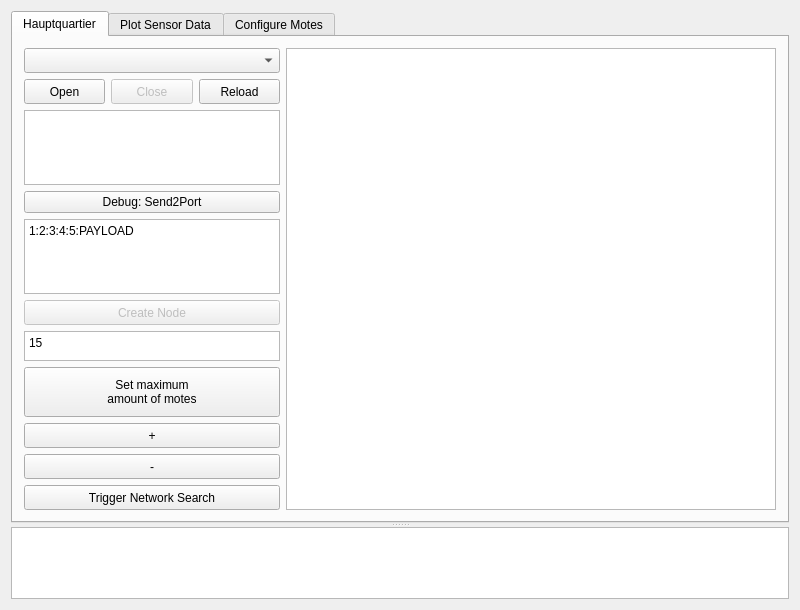
<?xml version="1.0" encoding="UTF-8"?>
<ui version="4.0">
 <class>MainWindow</class>
 <widget class="QMainWindow" name="MainWindow">
  <property name="geometry">
   <rect>
    <x>0</x>
    <y>0</y>
    <width>800</width>
    <height>610</height>
   </rect>
  </property>
  <property name="windowTitle">
   <string>Group6 WSN Lab Project</string>
  </property>
  <widget class="QWidget" name="centralWidget">
   <property name="sizePolicy">
    <sizepolicy hsizetype="Expanding" vsizetype="Preferred">
     <horstretch>0</horstretch>
     <verstretch>0</verstretch>
    </sizepolicy>
   </property>
   <layout class="QHBoxLayout" name="horizontalLayout">
    <item>
     <widget class="QSplitter" name="splitter">
      <property name="sizePolicy">
       <sizepolicy hsizetype="Preferred" vsizetype="Preferred">
        <horstretch>0</horstretch>
        <verstretch>0</verstretch>
       </sizepolicy>
      </property>
      <property name="orientation">
       <enum>Qt::Vertical</enum>
      </property>
      <widget class="QTabWidget" name="tabWidget">
       <property name="minimumSize">
        <size>
         <width>0</width>
         <height>0</height>
        </size>
       </property>
       <property name="maximumSize">
        <size>
         <width>100000</width>
         <height>100000</height>
        </size>
       </property>
       <property name="currentIndex">
        <number>0</number>
       </property>
       <widget class="QWidget" name="tab1">
        <attribute name="title">
         <string>Hauptquartier</string>
        </attribute>
        <layout class="QGridLayout" name="gridLayout_tab1">
         <item row="2" column="0" colspan="3">
          <widget class="QPlainTextEdit" name="plainTextEdit_Debug"/>
         </item>
         <item row="0" column="0" colspan="3">
          <widget class="QComboBox" name="comboBox_Interface">
           <property name="sizePolicy">
            <sizepolicy hsizetype="Preferred" vsizetype="Fixed">
             <horstretch>0</horstretch>
             <verstretch>0</verstretch>
            </sizepolicy>
           </property>
           <property name="minimumSize">
            <size>
             <width>200</width>
             <height>25</height>
            </size>
           </property>
           <property name="maximumSize">
            <size>
             <width>300</width>
             <height>25</height>
            </size>
           </property>
          </widget>
         </item>
         <item row="8" column="0" colspan="3">
          <widget class="QPushButton" name="pushButton_ZoomIn">
           <property name="sizePolicy">
            <sizepolicy hsizetype="Preferred" vsizetype="Fixed">
             <horstretch>0</horstretch>
             <verstretch>0</verstretch>
            </sizepolicy>
           </property>
           <property name="minimumSize">
            <size>
             <width>200</width>
             <height>25</height>
            </size>
           </property>
           <property name="maximumSize">
            <size>
             <width>300</width>
             <height>25</height>
            </size>
           </property>
           <property name="baseSize">
            <size>
             <width>0</width>
             <height>0</height>
            </size>
           </property>
           <property name="text">
            <string>+</string>
           </property>
          </widget>
         </item>
         <item row="6" column="0" colspan="3">
          <widget class="QPlainTextEdit" name="plainTextEdit_SetMax">
           <property name="sizePolicy">
            <sizepolicy hsizetype="Preferred" vsizetype="Fixed">
             <horstretch>0</horstretch>
             <verstretch>0</verstretch>
            </sizepolicy>
           </property>
           <property name="minimumSize">
            <size>
             <width>200</width>
             <height>30</height>
            </size>
           </property>
           <property name="maximumSize">
            <size>
             <width>300</width>
             <height>30</height>
            </size>
           </property>
           <property name="baseSize">
            <size>
             <width>0</width>
             <height>0</height>
            </size>
           </property>
           <property name="plainText">
            <string>15</string>
           </property>
          </widget>
         </item>
         <item row="1" column="0">
          <widget class="QPushButton" name="pushButton_Open">
           <property name="sizePolicy">
            <sizepolicy hsizetype="Preferred" vsizetype="Fixed">
             <horstretch>0</horstretch>
             <verstretch>0</verstretch>
            </sizepolicy>
           </property>
           <property name="minimumSize">
            <size>
             <width>0</width>
             <height>25</height>
            </size>
           </property>
           <property name="maximumSize">
            <size>
             <width>300</width>
             <height>25</height>
            </size>
           </property>
           <property name="text">
            <string>Open</string>
           </property>
          </widget>
         </item>
         <item row="0" column="3" rowspan="11">
          <widget class="QGraphicsView" name="graphicsView_Networkgraph">
           <property name="minimumSize">
            <size>
             <width>200</width>
             <height>0</height>
            </size>
           </property>
           <property name="maximumSize">
            <size>
             <width>4201337</width>
             <height>4201337</height>
            </size>
           </property>
           <property name="toolTip">
            <string> Network Tree Visualization. Press button below to init.</string>
           </property>
           <property name="toolTipDuration">
            <number>3</number>
           </property>
           <property name="lineWidth">
            <number>1</number>
           </property>
          </widget>
         </item>
         <item row="5" column="0" colspan="3">
          <widget class="QPushButton" name="pushButton_CreateRoute">
           <property name="enabled">
            <bool>false</bool>
           </property>
           <property name="sizePolicy">
            <sizepolicy hsizetype="Preferred" vsizetype="Fixed">
             <horstretch>0</horstretch>
             <verstretch>0</verstretch>
            </sizepolicy>
           </property>
           <property name="minimumSize">
            <size>
             <width>200</width>
             <height>25</height>
            </size>
           </property>
           <property name="maximumSize">
            <size>
             <width>300</width>
             <height>25</height>
            </size>
           </property>
           <property name="baseSize">
            <size>
             <width>0</width>
             <height>0</height>
            </size>
           </property>
           <property name="text">
            <string>Create Node</string>
           </property>
          </widget>
         </item>
         <item row="7" column="0" colspan="3">
          <widget class="QPushButton" name="pushButton_SetMax">
           <property name="sizePolicy">
            <sizepolicy hsizetype="Preferred" vsizetype="Fixed">
             <horstretch>0</horstretch>
             <verstretch>0</verstretch>
            </sizepolicy>
           </property>
           <property name="minimumSize">
            <size>
             <width>200</width>
             <height>50</height>
            </size>
           </property>
           <property name="maximumSize">
            <size>
             <width>300</width>
             <height>50</height>
            </size>
           </property>
           <property name="baseSize">
            <size>
             <width>0</width>
             <height>0</height>
            </size>
           </property>
           <property name="text">
            <string>Set maximum 
amount of motes</string>
           </property>
          </widget>
         </item>
         <item row="1" column="1">
          <widget class="QPushButton" name="pushButton_Close">
           <property name="enabled">
            <bool>false</bool>
           </property>
           <property name="sizePolicy">
            <sizepolicy hsizetype="Preferred" vsizetype="Fixed">
             <horstretch>0</horstretch>
             <verstretch>0</verstretch>
            </sizepolicy>
           </property>
           <property name="minimumSize">
            <size>
             <width>0</width>
             <height>25</height>
            </size>
           </property>
           <property name="maximumSize">
            <size>
             <width>300</width>
             <height>25</height>
            </size>
           </property>
           <property name="text">
            <string>Close</string>
           </property>
          </widget>
         </item>
         <item row="9" column="0" colspan="3">
          <widget class="QPushButton" name="pushButton_ZoomOut">
           <property name="sizePolicy">
            <sizepolicy hsizetype="Preferred" vsizetype="Fixed">
             <horstretch>0</horstretch>
             <verstretch>0</verstretch>
            </sizepolicy>
           </property>
           <property name="minimumSize">
            <size>
             <width>200</width>
             <height>25</height>
            </size>
           </property>
           <property name="maximumSize">
            <size>
             <width>300</width>
             <height>25</height>
            </size>
           </property>
           <property name="baseSize">
            <size>
             <width>0</width>
             <height>0</height>
            </size>
           </property>
           <property name="text">
            <string>-</string>
           </property>
          </widget>
         </item>
         <item row="10" column="0" colspan="3">
          <widget class="QPushButton" name="pushButton_Explore">
           <property name="sizePolicy">
            <sizepolicy hsizetype="Preferred" vsizetype="Fixed">
             <horstretch>0</horstretch>
             <verstretch>0</verstretch>
            </sizepolicy>
           </property>
           <property name="minimumSize">
            <size>
             <width>200</width>
             <height>25</height>
            </size>
           </property>
           <property name="maximumSize">
            <size>
             <width>300</width>
             <height>25</height>
            </size>
           </property>
           <property name="baseSize">
            <size>
             <width>0</width>
             <height>0</height>
            </size>
           </property>
           <property name="text">
            <string>Trigger Network Search</string>
           </property>
          </widget>
         </item>
         <item row="1" column="2">
          <widget class="QPushButton" name="pushButton_Reload">
           <property name="enabled">
            <bool>true</bool>
           </property>
           <property name="sizePolicy">
            <sizepolicy hsizetype="Preferred" vsizetype="Fixed">
             <horstretch>0</horstretch>
             <verstretch>0</verstretch>
            </sizepolicy>
           </property>
           <property name="minimumSize">
            <size>
             <width>0</width>
             <height>25</height>
            </size>
           </property>
           <property name="maximumSize">
            <size>
             <width>300</width>
             <height>25</height>
            </size>
           </property>
           <property name="text">
            <string>Reload</string>
           </property>
          </widget>
         </item>
         <item row="4" column="0" colspan="3">
          <widget class="QPlainTextEdit" name="plainTextEdit_Create">
           <property name="sizePolicy">
            <sizepolicy hsizetype="Preferred" vsizetype="Expanding">
             <horstretch>0</horstretch>
             <verstretch>0</verstretch>
            </sizepolicy>
           </property>
           <property name="minimumSize">
            <size>
             <width>200</width>
             <height>30</height>
            </size>
           </property>
           <property name="maximumSize">
            <size>
             <width>300</width>
             <height>100000</height>
            </size>
           </property>
           <property name="baseSize">
            <size>
             <width>0</width>
             <height>0</height>
            </size>
           </property>
           <property name="plainText">
            <string>1:2:3:4:5:PAYLOAD</string>
           </property>
           <property name="tabStopWidth">
            <number>80</number>
           </property>
          </widget>
         </item>
         <item row="3" column="0" colspan="3">
          <widget class="QPushButton" name="pushButton_Debug">
           <property name="text">
            <string>Debug: Send2Port</string>
           </property>
          </widget>
         </item>
        </layout>
       </widget>
       <widget class="QWidget" name="tab2">
        <attribute name="title">
         <string>Plot Sensor Data</string>
        </attribute>
        <layout class="QGridLayout" name="gridLayout">
         <item row="1" column="0">
          <widget class="QPushButton" name="pushButton_xxyyzz">
           <property name="sizePolicy">
            <sizepolicy hsizetype="Preferred" vsizetype="Preferred">
             <horstretch>0</horstretch>
             <verstretch>0</verstretch>
            </sizepolicy>
           </property>
           <property name="minimumSize">
            <size>
             <width>200</width>
             <height>25</height>
            </size>
           </property>
           <property name="maximumSize">
            <size>
             <width>200</width>
             <height>25</height>
            </size>
           </property>
           <property name="text">
            <string>PushButton</string>
           </property>
          </widget>
         </item>
         <item row="2" column="0">
          <widget class="QPushButton" name="pushButton_creategraph">
           <property name="sizePolicy">
            <sizepolicy hsizetype="Preferred" vsizetype="Preferred">
             <horstretch>0</horstretch>
             <verstretch>0</verstretch>
            </sizepolicy>
           </property>
           <property name="minimumSize">
            <size>
             <width>200</width>
             <height>25</height>
            </size>
           </property>
           <property name="maximumSize">
            <size>
             <width>200</width>
             <height>25</height>
            </size>
           </property>
           <property name="text">
            <string>Create Graph</string>
           </property>
          </widget>
         </item>
         <item row="0" column="0">
          <widget class="QLabel" name="label">
           <property name="sizePolicy">
            <sizepolicy hsizetype="Preferred" vsizetype="Preferred">
             <horstretch>0</horstretch>
             <verstretch>0</verstretch>
            </sizepolicy>
           </property>
           <property name="minimumSize">
            <size>
             <width>200</width>
             <height>0</height>
            </size>
           </property>
           <property name="maximumSize">
            <size>
             <width>200</width>
             <height>16777215</height>
            </size>
           </property>
           <property name="text">
            <string>Data graph 
maker xd xd</string>
           </property>
          </widget>
         </item>
         <item row="0" column="1" rowspan="3">
          <widget class="QCustomPlot" name="customPlot" native="true">
           <property name="sizePolicy">
            <sizepolicy hsizetype="Expanding" vsizetype="Expanding">
             <horstretch>0</horstretch>
             <verstretch>0</verstretch>
            </sizepolicy>
           </property>
           <property name="minimumSize">
            <size>
             <width>200</width>
             <height>200</height>
            </size>
           </property>
           <property name="maximumSize">
            <size>
             <width>100000</width>
             <height>100000</height>
            </size>
           </property>
          </widget>
         </item>
        </layout>
       </widget>
       <widget class="QWidget" name="tab3">
        <attribute name="title">
         <string>Configure Motes</string>
        </attribute>
        <layout class="QGridLayout" name="gridLayout_tab3" columnstretch="0,0,0,0,0,0">
         <property name="sizeConstraint">
          <enum>QLayout::SetDefaultConstraint</enum>
         </property>
         <item row="5" column="0" colspan="6">
          <widget class="QPushButton" name="pushButton_SetAll">
           <property name="minimumSize">
            <size>
             <width>50</width>
             <height>25</height>
            </size>
           </property>
           <property name="maximumSize">
            <size>
             <width>16777215</width>
             <height>25</height>
            </size>
           </property>
           <property name="text">
            <string>Set All Thesholds</string>
           </property>
          </widget>
         </item>
         <item row="14" column="0">
          <widget class="QLCDNumber" name="lcdNumber_MinTemp">
           <property name="minimumSize">
            <size>
             <width>50</width>
             <height>25</height>
            </size>
           </property>
           <property name="maximumSize">
            <size>
             <width>16777215</width>
             <height>25</height>
            </size>
           </property>
           <property name="segmentStyle">
            <enum>QLCDNumber::Flat</enum>
           </property>
          </widget>
         </item>
         <item row="7" column="3">
          <widget class="QLabel" name="label_6">
           <property name="minimumSize">
            <size>
             <width>50</width>
             <height>25</height>
            </size>
           </property>
           <property name="maximumSize">
            <size>
             <width>16777215</width>
             <height>25</height>
            </size>
           </property>
           <property name="text">
            <string>Max</string>
           </property>
          </widget>
         </item>
         <item row="7" column="5">
          <widget class="QLabel" name="label_8">
           <property name="minimumSize">
            <size>
             <width>50</width>
             <height>25</height>
            </size>
           </property>
           <property name="maximumSize">
            <size>
             <width>16777215</width>
             <height>25</height>
            </size>
           </property>
           <property name="text">
            <string>Max</string>
           </property>
          </widget>
         </item>
         <item row="14" column="4">
          <widget class="QLCDNumber" name="lcdNumber_MinLight">
           <property name="minimumSize">
            <size>
             <width>50</width>
             <height>25</height>
            </size>
           </property>
           <property name="maximumSize">
            <size>
             <width>16777215</width>
             <height>25</height>
            </size>
           </property>
           <property name="segmentStyle">
            <enum>QLCDNumber::Flat</enum>
           </property>
          </widget>
         </item>
         <item row="15" column="2" colspan="2">
          <widget class="QPushButton" name="pushButton_SendHum">
           <property name="minimumSize">
            <size>
             <width>50</width>
             <height>25</height>
            </size>
           </property>
           <property name="maximumSize">
            <size>
             <width>16777215</width>
             <height>25</height>
            </size>
           </property>
           <property name="text">
            <string>Send Humidity Thresholds</string>
           </property>
          </widget>
         </item>
         <item row="8" column="3">
          <widget class="QDoubleSpinBox" name="doubleSpinBox_MaxHum">
           <property name="minimumSize">
            <size>
             <width>50</width>
             <height>25</height>
            </size>
           </property>
           <property name="maximumSize">
            <size>
             <width>16777215</width>
             <height>25</height>
            </size>
           </property>
           <property name="value">
            <double>60.000000000000000</double>
           </property>
          </widget>
         </item>
         <item row="7" column="0">
          <widget class="QLabel" name="label_3">
           <property name="minimumSize">
            <size>
             <width>50</width>
             <height>25</height>
            </size>
           </property>
           <property name="maximumSize">
            <size>
             <width>16777215</width>
             <height>25</height>
            </size>
           </property>
           <property name="text">
            <string>Min</string>
           </property>
          </widget>
         </item>
         <item row="14" column="2">
          <widget class="QLCDNumber" name="lcdNumber_MinHum">
           <property name="minimumSize">
            <size>
             <width>50</width>
             <height>25</height>
            </size>
           </property>
           <property name="maximumSize">
            <size>
             <width>16777215</width>
             <height>25</height>
            </size>
           </property>
           <property name="segmentStyle">
            <enum>QLCDNumber::Flat</enum>
           </property>
          </widget>
         </item>
         <item row="15" column="0" colspan="2">
          <widget class="QPushButton" name="pushButton_SendTemp">
           <property name="minimumSize">
            <size>
             <width>50</width>
             <height>25</height>
            </size>
           </property>
           <property name="maximumSize">
            <size>
             <width>16777215</width>
             <height>25</height>
            </size>
           </property>
           <property name="text">
            <string>Send Temperature Thresholds</string>
           </property>
          </widget>
         </item>
         <item row="0" column="0" colspan="6">
          <widget class="QLabel" name="label_Step1">
           <property name="sizePolicy">
            <sizepolicy hsizetype="Preferred" vsizetype="Fixed">
             <horstretch>0</horstretch>
             <verstretch>0</verstretch>
            </sizepolicy>
           </property>
           <property name="minimumSize">
            <size>
             <width>0</width>
             <height>30</height>
            </size>
           </property>
           <property name="maximumSize">
            <size>
             <width>16777215</width>
             <height>30</height>
            </size>
           </property>
           <property name="font">
            <font>
             <pointsize>13</pointsize>
             <weight>75</weight>
             <italic>false</italic>
             <bold>true</bold>
             <underline>false</underline>
            </font>
           </property>
           <property name="text">
            <string>Step 1: List of available devices: Please select a target device to configure.</string>
           </property>
          </widget>
         </item>
         <item row="14" column="5">
          <widget class="QLCDNumber" name="lcdNumber_MaxLight">
           <property name="minimumSize">
            <size>
             <width>50</width>
             <height>25</height>
            </size>
           </property>
           <property name="maximumSize">
            <size>
             <width>16777215</width>
             <height>25</height>
            </size>
           </property>
           <property name="segmentStyle">
            <enum>QLCDNumber::Flat</enum>
           </property>
          </widget>
         </item>
         <item row="10" column="0" colspan="6">
          <widget class="QLabel" name="label_Step3">
           <property name="sizePolicy">
            <sizepolicy hsizetype="Preferred" vsizetype="Fixed">
             <horstretch>0</horstretch>
             <verstretch>0</verstretch>
            </sizepolicy>
           </property>
           <property name="minimumSize">
            <size>
             <width>0</width>
             <height>30</height>
            </size>
           </property>
           <property name="maximumSize">
            <size>
             <width>16777215</width>
             <height>30</height>
            </size>
           </property>
           <property name="font">
            <font>
             <pointsize>13</pointsize>
             <weight>75</weight>
             <italic>false</italic>
             <bold>true</bold>
             <underline>false</underline>
            </font>
           </property>
           <property name="text">
            <string>Step 3: Check the values and send them to the specified target.</string>
           </property>
          </widget>
         </item>
         <item row="7" column="4">
          <widget class="QLabel" name="label_7">
           <property name="minimumSize">
            <size>
             <width>50</width>
             <height>25</height>
            </size>
           </property>
           <property name="maximumSize">
            <size>
             <width>16777215</width>
             <height>25</height>
            </size>
           </property>
           <property name="text">
            <string>Min</string>
           </property>
          </widget>
         </item>
         <item row="1" column="0" colspan="6">
          <widget class="QComboBox" name="comboBox_Config">
           <property name="sizePolicy">
            <sizepolicy hsizetype="Preferred" vsizetype="Fixed">
             <horstretch>0</horstretch>
             <verstretch>0</verstretch>
            </sizepolicy>
           </property>
           <property name="minimumSize">
            <size>
             <width>50</width>
             <height>25</height>
            </size>
           </property>
           <property name="maximumSize">
            <size>
             <width>16777215</width>
             <height>25</height>
            </size>
           </property>
           <property name="toolTip">
            <string>&lt;html&gt;&lt;head/&gt;&lt;body&gt;&lt;p&gt;&lt;br/&gt;&lt;/p&gt;&lt;/body&gt;&lt;/html&gt;</string>
           </property>
           <property name="accessibleName">
            <string/>
           </property>
          </widget>
         </item>
         <item row="15" column="4" colspan="2">
          <widget class="QPushButton" name="pushButton_SendLight">
           <property name="minimumSize">
            <size>
             <width>50</width>
             <height>25</height>
            </size>
           </property>
           <property name="maximumSize">
            <size>
             <width>16777215</width>
             <height>25</height>
            </size>
           </property>
           <property name="text">
            <string>Send Light Thresholds</string>
           </property>
          </widget>
         </item>
         <item row="14" column="1">
          <widget class="QLCDNumber" name="lcdNumber_MaxTemp">
           <property name="minimumSize">
            <size>
             <width>50</width>
             <height>25</height>
            </size>
           </property>
           <property name="maximumSize">
            <size>
             <width>16777215</width>
             <height>25</height>
            </size>
           </property>
           <property name="segmentStyle">
            <enum>QLCDNumber::Flat</enum>
           </property>
          </widget>
         </item>
         <item row="7" column="1">
          <widget class="QLabel" name="label_4">
           <property name="minimumSize">
            <size>
             <width>50</width>
             <height>25</height>
            </size>
           </property>
           <property name="maximumSize">
            <size>
             <width>16777215</width>
             <height>25</height>
            </size>
           </property>
           <property name="text">
            <string>Max</string>
           </property>
          </widget>
         </item>
         <item row="4" column="0" colspan="6">
          <widget class="QLabel" name="label_Step2">
           <property name="sizePolicy">
            <sizepolicy hsizetype="Preferred" vsizetype="Fixed">
             <horstretch>0</horstretch>
             <verstretch>0</verstretch>
            </sizepolicy>
           </property>
           <property name="minimumSize">
            <size>
             <width>0</width>
             <height>30</height>
            </size>
           </property>
           <property name="maximumSize">
            <size>
             <width>16777215</width>
             <height>30</height>
            </size>
           </property>
           <property name="font">
            <font>
             <pointsize>13</pointsize>
             <weight>75</weight>
             <italic>false</italic>
             <bold>true</bold>
             <underline>false</underline>
            </font>
           </property>
           <property name="text">
            <string>Step 2: Set the desired thresholds.</string>
           </property>
          </widget>
         </item>
         <item row="6" column="2" colspan="2">
          <widget class="QPushButton" name="pushButton_SetHum">
           <property name="minimumSize">
            <size>
             <width>50</width>
             <height>25</height>
            </size>
           </property>
           <property name="maximumSize">
            <size>
             <width>16777215</width>
             <height>25</height>
            </size>
           </property>
           <property name="text">
            <string>Set Humidity Thresholds</string>
           </property>
          </widget>
         </item>
         <item row="6" column="4" colspan="2">
          <widget class="QPushButton" name="pushButton_SetLight">
           <property name="minimumSize">
            <size>
             <width>50</width>
             <height>25</height>
            </size>
           </property>
           <property name="maximumSize">
            <size>
             <width>16777215</width>
             <height>25</height>
            </size>
           </property>
           <property name="text">
            <string>Set Light Thresholds</string>
           </property>
          </widget>
         </item>
         <item row="8" column="1">
          <widget class="QDoubleSpinBox" name="doubleSpinBox_MaxTemp">
           <property name="minimumSize">
            <size>
             <width>50</width>
             <height>25</height>
            </size>
           </property>
           <property name="maximumSize">
            <size>
             <width>16777215</width>
             <height>25</height>
            </size>
           </property>
           <property name="value">
            <double>22.500000000000000</double>
           </property>
          </widget>
         </item>
         <item row="2" column="0" colspan="6">
          <widget class="QPushButton" name="pushButton_Refresh">
           <property name="minimumSize">
            <size>
             <width>50</width>
             <height>25</height>
            </size>
           </property>
           <property name="maximumSize">
            <size>
             <width>16777215</width>
             <height>25</height>
            </size>
           </property>
           <property name="text">
            <string>Refresh Device List</string>
           </property>
          </widget>
         </item>
         <item row="7" column="2">
          <widget class="QLabel" name="label_5">
           <property name="minimumSize">
            <size>
             <width>50</width>
             <height>25</height>
            </size>
           </property>
           <property name="maximumSize">
            <size>
             <width>16777215</width>
             <height>25</height>
            </size>
           </property>
           <property name="text">
            <string>Min</string>
           </property>
          </widget>
         </item>
         <item row="3" column="0" colspan="6">
          <spacer name="verticalSpacer">
           <property name="orientation">
            <enum>Qt::Vertical</enum>
           </property>
           <property name="sizeType">
            <enum>QSizePolicy::Expanding</enum>
           </property>
           <property name="sizeHint" stdset="0">
            <size>
             <width>20</width>
             <height>50</height>
            </size>
           </property>
          </spacer>
         </item>
         <item row="8" column="0">
          <widget class="QDoubleSpinBox" name="doubleSpinBox_MinTemp">
           <property name="minimumSize">
            <size>
             <width>50</width>
             <height>25</height>
            </size>
           </property>
           <property name="maximumSize">
            <size>
             <width>16777215</width>
             <height>25</height>
            </size>
           </property>
           <property name="value">
            <double>18.500000000000000</double>
           </property>
          </widget>
         </item>
         <item row="8" column="5">
          <widget class="QDoubleSpinBox" name="doubleSpinBox_MaxLight">
           <property name="minimumSize">
            <size>
             <width>50</width>
             <height>25</height>
            </size>
           </property>
           <property name="maximumSize">
            <size>
             <width>16777215</width>
             <height>25</height>
            </size>
           </property>
          </widget>
         </item>
         <item row="6" column="0" colspan="2">
          <widget class="QPushButton" name="pushButton_SetTemp">
           <property name="minimumSize">
            <size>
             <width>50</width>
             <height>25</height>
            </size>
           </property>
           <property name="maximumSize">
            <size>
             <width>16777215</width>
             <height>25</height>
            </size>
           </property>
           <property name="text">
            <string>Set Temperature Thresholds</string>
           </property>
          </widget>
         </item>
         <item row="8" column="4">
          <widget class="QDoubleSpinBox" name="doubleSpinBox_MinLight">
           <property name="minimumSize">
            <size>
             <width>50</width>
             <height>25</height>
            </size>
           </property>
           <property name="maximumSize">
            <size>
             <width>16777215</width>
             <height>25</height>
            </size>
           </property>
          </widget>
         </item>
         <item row="14" column="3">
          <widget class="QLCDNumber" name="lcdNumber_MaxHum">
           <property name="minimumSize">
            <size>
             <width>50</width>
             <height>25</height>
            </size>
           </property>
           <property name="maximumSize">
            <size>
             <width>16777215</width>
             <height>25</height>
            </size>
           </property>
           <property name="segmentStyle">
            <enum>QLCDNumber::Flat</enum>
           </property>
          </widget>
         </item>
         <item row="16" column="0" colspan="6">
          <widget class="QPushButton" name="pushButton_SendAll">
           <property name="minimumSize">
            <size>
             <width>50</width>
             <height>25</height>
            </size>
           </property>
           <property name="maximumSize">
            <size>
             <width>16777215</width>
             <height>25</height>
            </size>
           </property>
           <property name="text">
            <string>Send All Thresholds</string>
           </property>
          </widget>
         </item>
         <item row="9" column="0" colspan="6">
          <spacer name="verticalSpacer_2">
           <property name="orientation">
            <enum>Qt::Vertical</enum>
           </property>
           <property name="sizeType">
            <enum>QSizePolicy::Expanding</enum>
           </property>
           <property name="sizeHint" stdset="0">
            <size>
             <width>20</width>
             <height>50</height>
            </size>
           </property>
          </spacer>
         </item>
         <item row="8" column="2">
          <widget class="QDoubleSpinBox" name="doubleSpinBox_MinHum">
           <property name="minimumSize">
            <size>
             <width>50</width>
             <height>25</height>
            </size>
           </property>
           <property name="maximumSize">
            <size>
             <width>16777215</width>
             <height>25</height>
            </size>
           </property>
           <property name="value">
            <double>40.000000000000000</double>
           </property>
          </widget>
         </item>
        </layout>
       </widget>
      </widget>
      <widget class="QTextEdit" name="textEdit_Status">
       <property name="enabled">
        <bool>true</bool>
       </property>
       <property name="sizePolicy">
        <sizepolicy hsizetype="Expanding" vsizetype="Minimum">
         <horstretch>0</horstretch>
         <verstretch>0</verstretch>
        </sizepolicy>
       </property>
       <property name="minimumSize">
        <size>
         <width>0</width>
         <height>0</height>
        </size>
       </property>
       <property name="maximumSize">
        <size>
         <width>1000000</width>
         <height>1000000</height>
        </size>
       </property>
       <property name="baseSize">
        <size>
         <width>0</width>
         <height>300</height>
        </size>
       </property>
       <property name="inputMethodHints">
        <set>Qt::ImhNone</set>
       </property>
       <property name="sizeAdjustPolicy">
        <enum>QAbstractScrollArea::AdjustToContentsOnFirstShow</enum>
       </property>
       <property name="readOnly">
        <bool>true</bool>
       </property>
      </widget>
     </widget>
    </item>
   </layout>
  </widget>
 </widget>
 <layoutdefault spacing="6" margin="11"/>
 <customwidgets>
  <customwidget>
   <class>QCustomPlot</class>
   <extends>QWidget</extends>
   <header>qcustomplot.h</header>
   <container>1</container>
  </customwidget>
 </customwidgets>
 <tabstops>
  <tabstop>plainTextEdit_Create</tabstop>
  <tabstop>pushButton_CreateRoute</tabstop>
  <tabstop>plainTextEdit_SetMax</tabstop>
  <tabstop>pushButton_SetMax</tabstop>
  <tabstop>pushButton_ZoomIn</tabstop>
  <tabstop>pushButton_ZoomOut</tabstop>
  <tabstop>pushButton_Explore</tabstop>
  <tabstop>textEdit_Status</tabstop>
  <tabstop>tabWidget</tabstop>
  <tabstop>comboBox_Interface</tabstop>
  <tabstop>graphicsView_Networkgraph</tabstop>
  <tabstop>pushButton_Open</tabstop>
  <tabstop>pushButton_Close</tabstop>
  <tabstop>pushButton_Reload</tabstop>
 </tabstops>
 <resources/>
 <connections/>
</ui>
